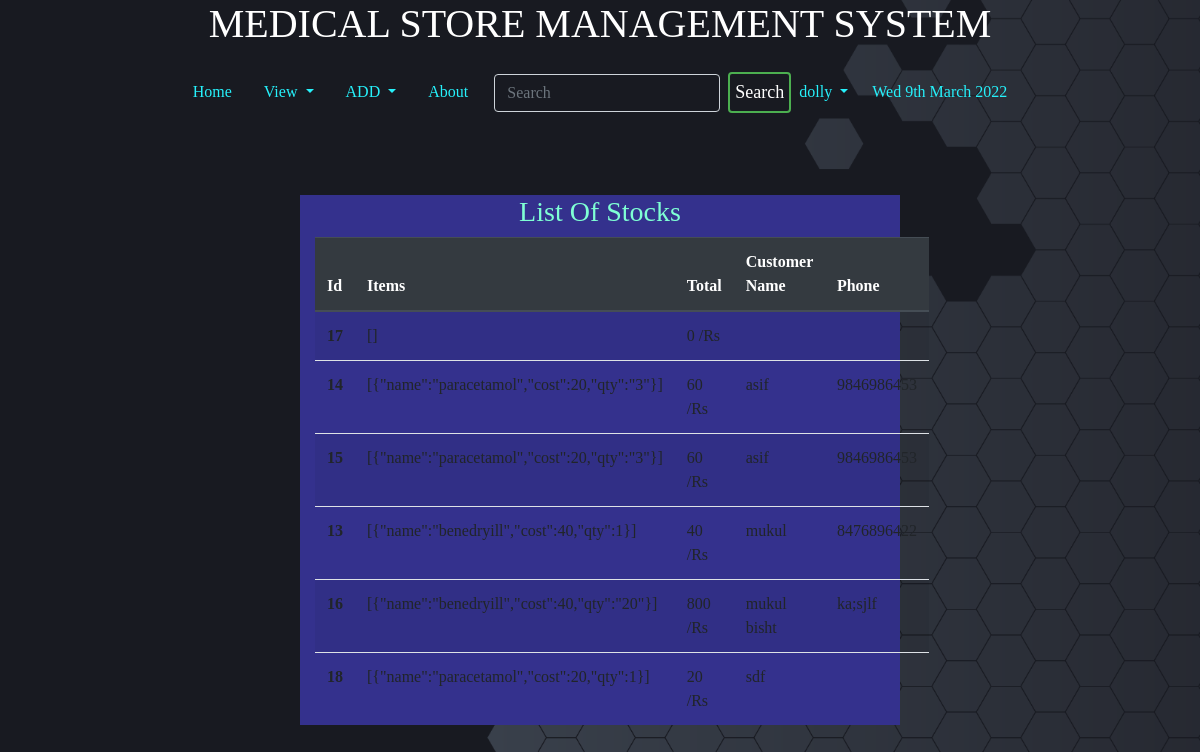
/sales/ (signed in), run on the app's committed database.
### home/models.py (models this page shows, shortened)
class Sales(models.Model):
    items_json = models.CharField(max_length=900)
    amount = models.IntegerField(default=0)
    name=models.CharField(max_length=100, default="")
    phone = models.CharField(max_length=100, default="")
    time=models.DateTimeField(default=now)

### home/views.py (the view)
# urls.py: path('sales/', SalesListView.as_view(), name='sales-list'),
class SalesListView(generic.ListView):
    model = Sales
    template_name = 'home/sales_list.html'
    context_object_name = 'sales'
    queryset = Sales.objects.all().order_by('name')

### templates/home/sales_list.html
{% extends 'basic.html' %}
{% block body %}
{% load static %}
{% load crispy_forms_tags %}
{% if user.is_authenticated %}
<div class="col-md-6 offset-md-3" style="margin-top: 50px; background: #34318d">
 <h3 class="text-center">List Of Stocks</h3>
<table class="table table-striped">
  <thead class="thead-dark">
    <tr>
      <th scope="col">Id</th>
      <th scope="col">Items</th>
      <th scope="col">Total</th>
      <th scope="col">Customer Name</th>
      <th scope="col">Phone</th>
    </tr>
  </thead>
  <tbody>
  {% for p in sales %}
    <tr>
      <th scope="row">{{p.id}}</th>
      <td>{{p.items_json}}</td>
      <td>{{p.amount}} /Rs</td>
      <td>{{p.name}}</td>
      <td>{{p.phone}}</td>
       </tr>
    {% endfor %}
  </tbody>
</table>
</div>
{% else %}
<h2>Please Log in to Create a Post</h2>
{% endif %}
{% endblock body %}

### templates/basic.html (shortened to what this page needs)
<!DOCTYPE html>
<html lang="en">
<head>
    <link rel="stylesheet" href="https://stackpath.bootstrapcdn.com/bootstrap/4.2.1/css/bootstrap.min.css"
 />
    {% load static %}
    <link href="{% static 'css/style.css'  %}" rel="stylesheet" />
</head>
<body style="
      background: linear-gradient(rgba(0, 0, 0, 0), rgba(0, 0, 0, 0)),
        url('/static/images/a.png');
      background-size: cover;
      background-attachment: fixed;
      background-position: top;
    ">
<h1 class="text-center"><p style="color: white;"> MEDICAL STORE MANAGEMENT SYSTEM</p></h1>
    <nav class="navbar navbar-expand-lg navbar-light" style="background: none; color: white; text-color: white">
        <div class="collapse navbar-collapse" id="navbarSupportedContent">
            <ul class="nav justify-content-center">
                <li class="nav-item {% block blogactive %} {% endblock blogactive %}">
                    <a class="nav-link" href="/">Home</a>
                </li>
                <li class="nav-item dropdown">
                    <a class="nav-link dropdown-toggle" href="#" id="navbarDropdown" role="button"
                        data-toggle="dropdown" aria-haspopup="true" aria-expanded="false">
                        View
                    </a>
                </li>
                <li class="nav-item dropdown">
                    <a class="nav-link dropdown-toggle" href="#" id="navbarDropdown" role="button"
                        data-toggle="dropdown" aria-haspopup="true" aria-expanded="false">
                        ADD
                    </a>
                </li>
                <li class="nav-item {% block aboutactive %} {% endblock aboutactive %}">
                    <a class="nav-link" href="/about/">About</a>
                </li>
                {% if user.is_authenticated %}
                <ul class="navbar-nav">
                    <form method="post" action="/search/" class="form-inline my-2 my-lg-0">
                        <li>
                            <input class="form-control mr-sm-2" style="background: none; color: white" type="search"
                                placeholder="Search" aria-label="Search" name="q" id="q" />
                        </li>
                        <li>
                            <button class="btn btn-outline-dark my-2 my-sm-0" type="submit">
                                Search
                            </button>
                        </li>
                    </form>
                    <li class="nav-item dropdown">
                        <a class="nav-link dropdown-toggle" href="#" id="navbarDropdown" role="button"
                            data-toggle="dropdown" aria-haspopup="true" aria-expanded="false">
                            {{request.user}}
                        </a>
                    </li>
                </ul>
                {% else %}
                <li class="nav-item {% block login %} {% endblock login %}">
                    <a class="nav-link" href="{% url 'home:login' %}">Login</a>
                </li>
                {% endif %}
                <li class="nav-item">
                    <a class="nav-link" href="">{% now "D jS F Y" %}</a>
                </li>
            </ul>
        </div>
    </nav>
    <br />
    {% block body %} {% endblock %} {% block js %} {% endblock %}
</body>
</html>

### static/css/style.css (style rules this page uses)
body { margin: 0; padding: 0; font-family: sens-serif; height: 100vh; }
.nav ,.collapse { width:100%; }
.navbar .nav .nav-item .nav-link:link, .navbar .nav .nav-item .nav-link:visited { color: #26f1fb; text-align: center; }
* { padding: 0; margin: 0; border-radius: border-box; }
input { width: 100%; border: none; outline: none; background: none; color: white; float: left; margin: 0 10px; font-size: 18px; }
.btn { width: auto; background: none; border: 2px solid #4caf50; color: white; padding: 5px; font-size: 18px; cursor: pointer; margin: 12px 0; }
.col-md-6, .col-md-7, .col-md-8, .col-md-9, .col-md-10 { background: none; background-color: gray; color: white; }
h1, h2, h3, h4, h5, h6 { background: none; color: aquamarine; }

### data on the page
Sales: id "17", items_json "[]", amount "0"
Sales: id "14", items_json "[{\"name\":\"paracetamol\",\"cost\":20,\"qty\":\"3\"}]", amount "60", name "asif", phone "9846986453"
Sales: id "15", items_json "[{\"name\":\"paracetamol\",\"cost\":20,\"qty\":\"3\"}]", amount "60", name "asif", phone "9846986453"
Sales: id "13", items_json "[{\"name\":\"benedryill\",\"cost\":40,\"qty\":1}]", amount "40", name "mukul", phone "8476896422"
Sales: id "16", items_json "[{\"name\":\"benedryill\",\"cost\":40,\"qty\":\"20\"}]", amount "800", name "mukul bisht", phone "ka;sjlf"
Sales: id "18", items_json "[{\"name\":\"paracetamol\",\"cost\":20,\"qty\":1}]", amount "20", name "sdf"

### other printed values
{{ request.user }} "dolly"
